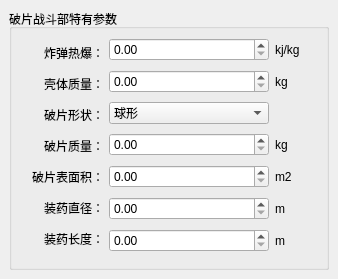
   <widget class="QWidget" name="page_3">
    <widget class="QGroupBox" name="gb_pp_params">
     <property name="geometry">
      <rect>
       <x>9</x>
       <y>9</y>
       <width>320</width>
       <height>261</height>
      </rect>
     </property>
     <property name="title">
      <string>破片战斗部特有参数</string>
     </property>
     <widget class="QWidget" name="layoutWidget">
      <property name="geometry">
       <rect>
        <x>14</x>
        <y>31</y>
        <width>81</width>
        <height>211</height>
       </rect>
      </property>
      <layout class="QGridLayout" name="gridLayout_13">
       <item row="0" column="0">
        <widget class="QLabel" name="lbl_pp_dmjl_2">
         <property name="minimumSize">
          <size>
           <width>72</width>
           <height>0</height>
          </size>
         </property>
         <property name="acceptDrops">
          <bool>false</bool>
         </property>
         <property name="text">
          <string>炸弹热爆：</string>
         </property>
         <property name="alignment">
          <set>Qt::AlignRight|Qt::AlignTrailing|Qt::AlignVCenter</set>
         </property>
         <property name="wordWrap">
          <bool>true</bool>
         </property>
        </widget>
       </item>
       <item row="1" column="0">
        <widget class="QLabel" name="lbl_pp_dmjl_4">
         <property name="minimumSize">
          <size>
           <width>72</width>
           <height>0</height>
          </size>
         </property>
         <property name="acceptDrops">
          <bool>false</bool>
         </property>
         <property name="text">
          <string>壳体质量：</string>
         </property>
         <property name="alignment">
          <set>Qt::AlignRight|Qt::AlignTrailing|Qt::AlignVCenter</set>
         </property>
         <property name="wordWrap">
          <bool>true</bool>
         </property>
        </widget>
       </item>
       <item row="2" column="0">
        <widget class="QLabel" name="lbl_pp_shape">
         <property name="minimumSize">
          <size>
           <width>72</width>
           <height>0</height>
          </size>
         </property>
         <property name="text">
          <string>破片形状：</string>
         </property>
         <property name="alignment">
          <set>Qt::AlignRight|Qt::AlignTrailing|Qt::AlignVCenter</set>
         </property>
        </widget>
       </item>
       <item row="3" column="0">
        <widget class="QLabel" name="lbl_pp_quality">
         <property name="minimumSize">
          <size>
           <width>72</width>
           <height>0</height>
          </size>
         </property>
         <property name="text">
          <string>破片质量：</string>
         </property>
         <property name="alignment">
          <set>Qt::AlignRight|Qt::AlignTrailing|Qt::AlignVCenter</set>
         </property>
        </widget>
       </item>
       <item row="4" column="0">
        <widget class="QLabel" name="lbl_pp_2">
         <property name="text">
          <string>破片表面积：</string>
         </property>
         <property name="alignment">
          <set>Qt::AlignRight|Qt::AlignTrailing|Qt::AlignVCenter</set>
         </property>
        </widget>
       </item>
       <item row="5" column="0">
        <widget class="QLabel" name="lbl_pp_dmjl_3">
         <property name="minimumSize">
          <size>
           <width>72</width>
           <height>0</height>
          </size>
         </property>
         <property name="acceptDrops">
          <bool>false</bool>
         </property>
         <property name="text">
          <string>装药直径：</string>
         </property>
         <property name="alignment">
          <set>Qt::AlignRight|Qt::AlignTrailing|Qt::AlignVCenter</set>
         </property>
         <property name="wordWrap">
          <bool>true</bool>
         </property>
        </widget>
       </item>
       <item row="6" column="0">
        <widget class="QLabel" name="lbl_pp_dmjl">
         <property name="minimumSize">
          <size>
           <width>72</width>
           <height>0</height>
          </size>
         </property>
         <property name="acceptDrops">
          <bool>false</bool>
         </property>
         <property name="text">
          <string>装药长度：</string>
         </property>
         <property name="alignment">
          <set>Qt::AlignRight|Qt::AlignTrailing|Qt::AlignVCenter</set>
         </property>
         <property name="wordWrap">
          <bool>true</bool>
         </property>
        </widget>
       </item>
      </layout>
     </widget>
     <widget class="QWidget" name="layoutWidget">
      <property name="geometry">
       <rect>
        <x>100</x>
        <y>26</y>
        <width>211</width>
        <height>221</height>
       </rect>
      </property>
      <layout class="QGridLayout" name="gridLayout_14">
       <item row="0" column="1">
        <widget class="QLabel" name="label_18">
         <property name="minimumSize">
          <size>
           <width>45</width>
           <height>23</height>
          </size>
         </property>
         <property name="maximumSize">
          <size>
           <width>31</width>
           <height>23</height>
          </size>
         </property>
         <property name="styleSheet">
          <string notr="true"/>
         </property>
         <property name="text">
          <string>kj/kg</string>
         </property>
         <property name="alignment">
          <set>Qt::AlignLeading|Qt::AlignLeft|Qt::AlignVCenter</set>
         </property>
        </widget>
       </item>
       <item row="1" column="1">
        <widget class="QLabel" name="label_22">
         <property name="minimumSize">
          <size>
           <width>45</width>
           <height>23</height>
          </size>
         </property>
         <property name="maximumSize">
          <size>
           <width>31</width>
           <height>23</height>
          </size>
         </property>
         <property name="styleSheet">
          <string notr="true"/>
         </property>
         <property name="text">
          <string>kg</string>
         </property>
         <property name="alignment">
          <set>Qt::AlignLeading|Qt::AlignLeft|Qt::AlignVCenter</set>
         </property>
        </widget>
       </item>
       <item row="2" column="0">
        <widget class="QComboBox" name="cmb_pp_shape">
         <item>
          <property name="text">
           <string>球形</string>
          </property>
         </item>
         <item>
          <property name="text">
           <string>方形</string>
          </property>
         </item>
         <item>
          <property name="text">
           <string>圆柱形</string>
          </property>
         </item>
         <item>
          <property name="text">
           <string>菱形</string>
          </property>
         </item>
         <item>
          <property name="text">
           <string>不规则形</string>
          </property>
         </item>
        </widget>
       </item>
       <item row="3" column="1">
        <widget class="QLabel" name="label_23">
         <property name="minimumSize">
          <size>
           <width>45</width>
           <height>23</height>
          </size>
         </property>
         <property name="maximumSize">
          <size>
           <width>31</width>
           <height>23</height>
          </size>
         </property>
         <property name="styleSheet">
          <string notr="true"/>
         </property>
         <property name="text">
          <string>kg</string>
         </property>
         <property name="alignment">
          <set>Qt::AlignLeading|Qt::AlignLeft|Qt::AlignVCenter</set>
         </property>
        </widget>
       </item>
       <item row="4" column="1">
        <widget class="QLabel" name="label_19">
         <property name="minimumSize">
          <size>
           <width>45</width>
           <height>23</height>
          </size>
         </property>
         <property name="maximumSize">
          <size>
           <width>31</width>
           <height>23</height>
          </size>
         </property>
         <property name="styleSheet">
          <string notr="true"/>
         </property>
         <property name="text">
          <string>m2</string>
         </property>
         <property name="alignment">
          <set>Qt::AlignLeading|Qt::AlignLeft|Qt::AlignVCenter</set>
         </property>
        </widget>
       </item>
       <item row="5" column="1">
        <widget class="QLabel" name="label_20">
         <property name="minimumSize">
          <size>
           <width>45</width>
           <height>23</height>
          </size>
         </property>
         <property name="maximumSize">
          <size>
           <width>31</width>
           <height>23</height>
          </size>
         </property>
         <property name="styleSheet">
          <string notr="true"/>
         </property>
         <property name="text">
          <string>m</string>
         </property>
         <property name="alignment">
          <set>Qt::AlignLeading|Qt::AlignLeft|Qt::AlignVCenter</set>
         </property>
        </widget>
       </item>
       <item row="6" column="1">
        <widget class="QLabel" name="label_21">
         <property name="minimumSize">
          <size>
           <width>45</width>
           <height>23</height>
          </size>
         </property>
         <property name="maximumSize">
          <size>
           <width>31</width>
           <height>23</height>
          </size>
         </property>
         <property name="styleSheet">
          <string notr="true"/>
         </property>
         <property name="text">
          <string>m</string>
         </property>
         <property name="alignment">
          <set>Qt::AlignLeading|Qt::AlignLeft|Qt::AlignVCenter</set>
         </property>
        </widget>
       </item>
       <item row="0" column="0">
        <widget class="QDoubleSpinBox" name="ed_pp_dmjl_2">
         <property name="maximum">
          <double>20000.000000000000000</double>
         </property>
         <property name="value">
          <double>0.000000000000000</double>
         </property>
        </widget>
       </item>
       <item row="1" column="0">
        <widget class="QDoubleSpinBox" name="ed_pp_dmjl_4">
         <property name="maximum">
          <double>20000.000000000000000</double>
         </property>
         <property name="value">
          <double>0.000000000000000</double>
         </property>
        </widget>
       </item>
       <item row="3" column="0">
        <widget class="QDoubleSpinBox" name="ed_pp_dmjl_3">
         <property name="maximum">
          <double>20000.000000000000000</double>
         </property>
         <property name="value">
          <double>0.000000000000000</double>
         </property>
        </widget>
       </item>
       <item row="4" column="0">
        <widget class="QDoubleSpinBox" name="ed_pp_quality">
         <property name="maximum">
          <double>20000.000000000000000</double>
         </property>
         <property name="value">
          <double>0.000000000000000</double>
         </property>
        </widget>
       </item>
       <item row="5" column="0">
        <widget class="QDoubleSpinBox" name="ed_pp_s">
         <property name="maximum">
          <double>20000.000000000000000</double>
         </property>
         <property name="value">
          <double>0.000000000000000</double>
         </property>
        </widget>
       </item>
       <item row="6" column="0">
        <widget class="QDoubleSpinBox" name="ed_pp_dmjl">
         <property name="maximum">
          <double>20000.000000000000000</double>
         </property>
         <property name="value">
          <double>0.000000000000000</double>
         </property>
        </widget>
       </item>
      </layout>
     </widget>
    </widget>
   </widget>
